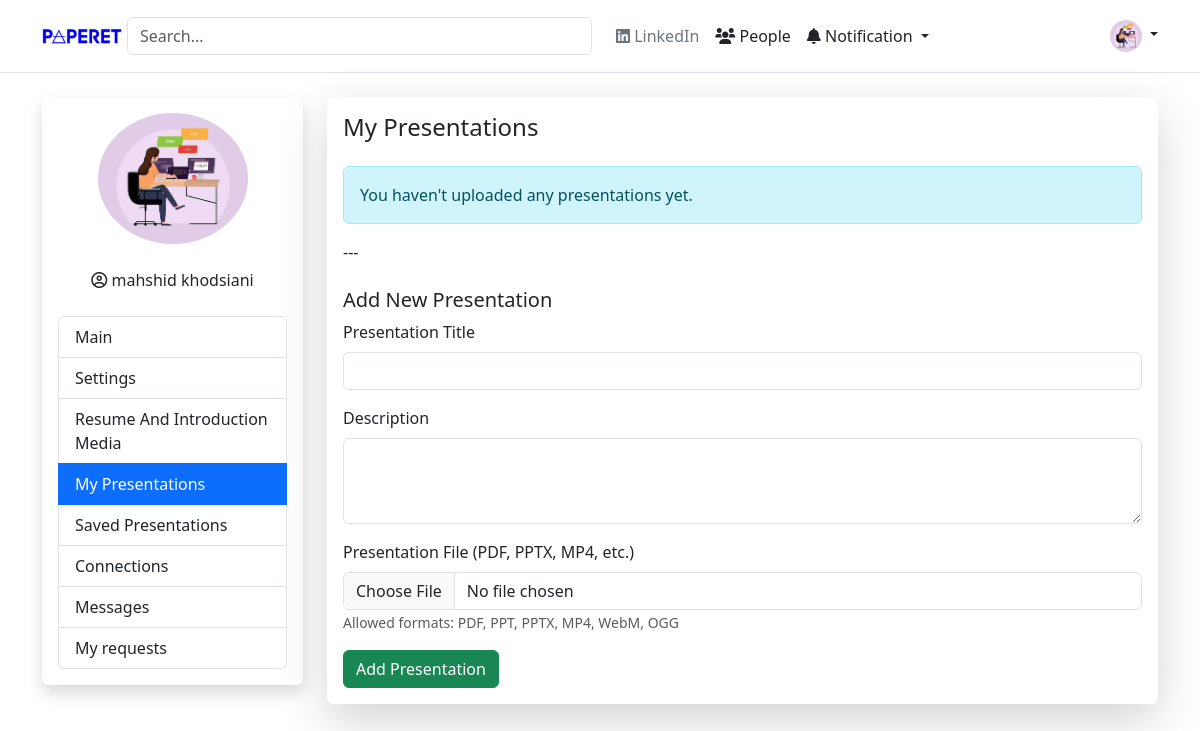
Before: /profile/my_presentations.php (signed in) with the older database file.
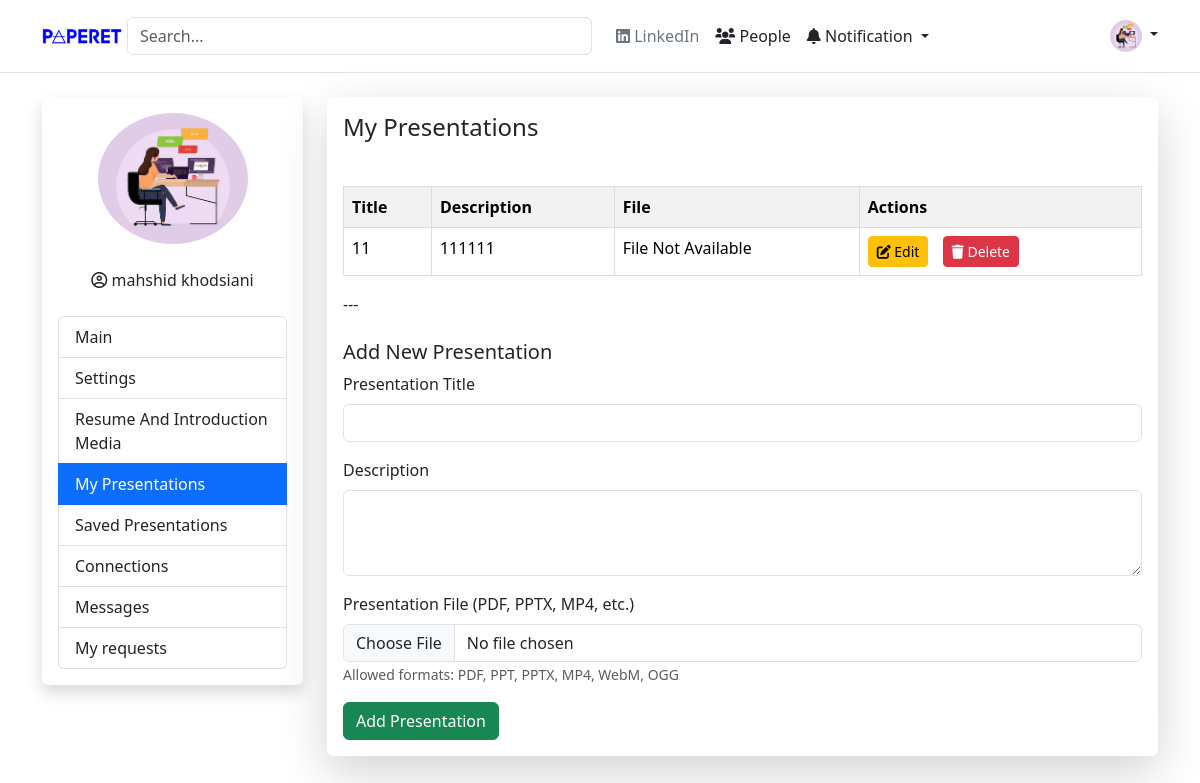
After: the same page with the newer database file.
### tables this page shows
CREATE TABLE `presentations` (
  `id` int(10) UNSIGNED NOT NULL,
  `user_id` int(10) UNSIGNED NOT NULL,
  `title` varchar(255) NOT NULL,
  `description` text DEFAULT NULL,
  `file_path` varchar(500) DEFAULT NULL,
  `created_at` datetime DEFAULT current_timestamp()
);

### profile/my_presentations.php (the view, shortened to what the changed rows need)
<?php
$userId = $_SESSION['user_data']['id'];
include "../config.php";
$presentations = [];
$conn_fetch = new mysqli($servername, $username, $password, $dbname);
$conn_fetch->set_charset("utf8mb4");
$sql_fetch_presentations = "SELECT id, title, description, file_path FROM Presentations WHERE user_id = ?";
$stmt_fetch_presentations = $conn_fetch->prepare($sql_fetch_presentations);
if ($stmt_fetch_presentations) {
    $stmt_fetch_presentations->bind_param("i", $userId);
    $stmt_fetch_presentations->execute();
    $result_presentations = $stmt_fetch_presentations->get_result();
    if ($result_presentations->num_rows > 0) {
        while ($row = $result_presentations->fetch_assoc()) {
            $presentations[] = $row;
        }
    }
} else {
    $message = "Database query preparation for fetching presentations failed: " . $conn_fetch->error;
    $messageType = 'danger';
}
?>
<!DOCTYPE html>
<html lang="en" dir="ltr">
<head>
    <?php
    include "../includes.php";
    ?>
    <link rel="stylesheet" href="styles.css">
</head>
<body>
    <div class="container mt-4">
        <div class="row">
            <div class="col-md-9">
                <div class="main-content shadow-lg p-3 mb-5 bg-white rounded">
                    <h4 class="mb-4">My Presentations</h4>
                    <?php if (!empty($presentations)): ?>
                        <div class="table-responsive">
                            <table class="table table-hover presentations-table">
                                <thead>
                                    <tr>
                                        <th>Title</th>
                                        <th>Description</th>
                                        <th>File</th>
                                        <th>Actions</th>
                                    </tr>
                                </thead>
                                <tbody>
                                    <?php foreach ($presentations as $presentation): ?>
                                        <tr>
                                            <td><?php echo htmlspecialchars($presentation['title']); ?></td>
                                            <td><?php echo htmlspecialchars($presentation['description']); ?></td>
                                            <td>
                                                <?php if (!empty($presentation['file_path']) && file_exists($presentation['file_path'])): ?>
                                                    <a href="<?php echo htmlspecialchars($presentation['file_path']); ?>" target="_blank">View File</a>
                                                <?php else: ?>
                                                    File Not Available
                                                <?php endif; ?>
                                            </td>
                                            <td>
                                                <div class="presentation-actions">
                                                    <a href="edit-presentation.php?id=<?php echo $presentation['id']; ?>" class="btn btn-warning btn-sm"><i class="fas fa-edit"></i> Edit</a>
                                                    <form action="" method="post" class="d-inline" onsubmit="return confirm('Are you sure you want to delete this presentation? This action cannot be undone.');">
                                                        <button type="submit" class="btn btn-danger btn-sm"><i class="fas fa-trash"></i> Delete</button>
                                                    </form>
                                                </div>
                                            </td>
                                        </tr>
                                    <?php endforeach; ?>
                                </tbody>
                            </table>
                        </div>
                    <?php else: ?>
                        <div class="alert alert-info" role="alert">
                            You haven't uploaded any presentations yet.
                        </div>
                    <?php endif; ?>
                    ---
                    <h5 class="mt-4">Add New Presentation</h5>
                    <form action="" method="post" enctype="multipart/form-data">
                        <div class="mb-3">
                        </div>
                        <div class="mb-3">
                        </div>
                        <div class="mb-3">
                        </div>
                        <button type="submit" name="action_type" value="add_presentation" class="btn btn-success">Add Presentation</button>
                    </form>
                </div>
            </div>
        </div>
    </div>
</body>
</html>

Changed rows visible on the page:
added presentations: title "11", description "111111", shows "File Not Available"
Other visible differences:
text no longer shown: "You haven't uploaded any presentations yet."
text now shown: "Title Description File Actions"
